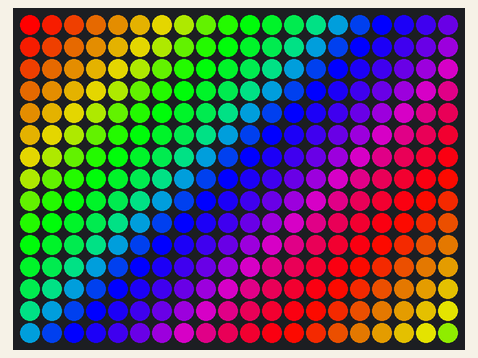
A sketch run on a simulated Arduino Uno, built with avr-gcc and run on an emulated ATmega328P. Shown: 20×15 RGB LED matrix (first LED top left, wired row by row).

Above: at 0.16 s.
At 5.34 s:
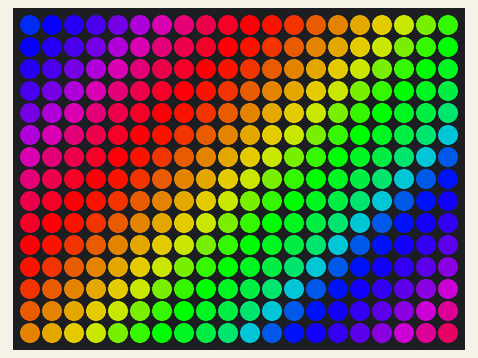
At 9.91 s:
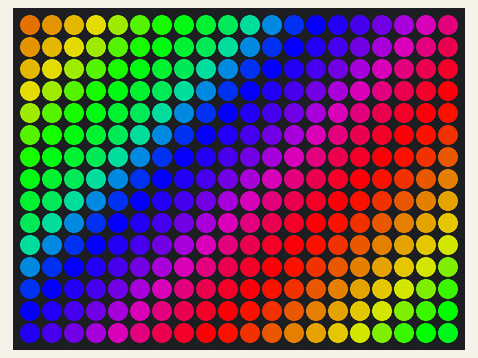
At 19.65 s:
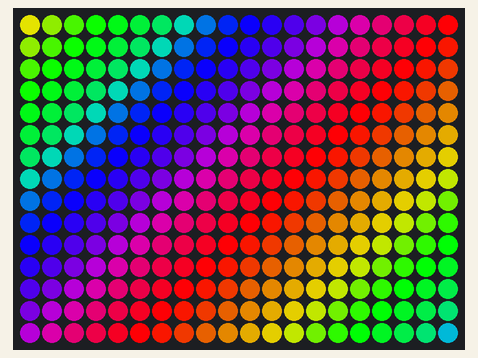
At 29.7 s:
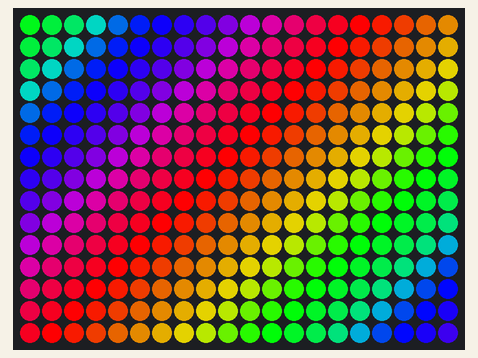
At 39.45 s:
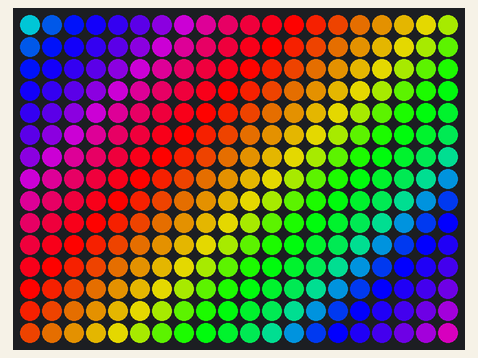

The sketch:

rainbow.ino
```cpp
#include <FastLED.h>

#define IS_SIMULATION

#define LED_PIN     2
#define NUM_ROWS    15
#define NUM_COLS    20
#define NUM_LEDS    (NUM_ROWS * NUM_COLS)
#define BRIGHTNESS  255
#define LED_TYPE    WS2812B
#define COLOR_ORDER GRB

CRGB leds[NUM_LEDS];

uint16_t XY(uint8_t x, uint8_t y) {
  uint16_t i;
  #ifdef IS_SIMULATION
    i = (y * NUM_COLS) + x;
  #else
    if (y & 0x01) {
      uint8_t reverseX = (NUM_COLS - 1) - x;
      i = (y * NUM_COLS) + reverseX;
    } else {
      i = (y * NUM_COLS) + x;
    }
  #endif
  return i;
}

void setup() {
  Serial.begin(115200);
  FastLED.addLeds<LED_TYPE, LED_PIN, COLOR_ORDER>(leds, NUM_LEDS);
  FastLED.setBrightness(BRIGHTNESS);
}

void loop() {
  static uint8_t startHue = 0;

  for (int x = 0; x < NUM_COLS; x++) {
    for (int y = 0; y < NUM_ROWS; y++) {
      leds[XY(x, y)] = CHSV(startHue + (x * 10) + (y * 10), 255, 255);
    }
  }

  FastLED.show();
  startHue++;
  delay(20);
}
```
